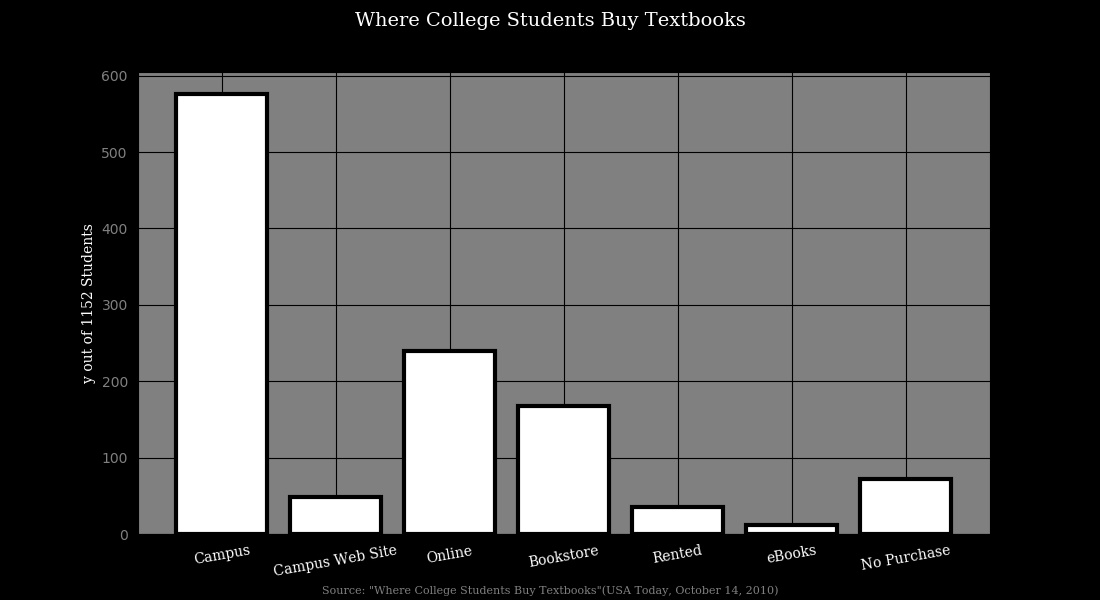

The Python source for this figure:
import matplotlib.pyplot as plt
import numpy as np
import pathlib

font     = 'Serif'
title    = 'Where College Students Buy Textbooks' 
source   = ('Source: "Where College Students Buy Textbooks"'
            '(USA Today, October 14, 2010)')
filename = pathlib.Path(__file__)

data = [576, 48, 240, 168, 36, 12, 72]
categories = ['Campus', 'Campus Web Site', 'Online', 'Bookstore', 'Rented',
        'eBooks', 'No Purchase']
positions = np.arange(len(categories))

ax = plt.axes()
# set background color
ax.patch.set_facecolor('grey')
ax.figure.set_facecolor('black')
# set z-value for grid
ax.set_axisbelow(True)

plt.bar(positions, data, align='center', color='white', edgecolor='black', 
        linewidth='3')
plt.xticks(positions, categories, color='white', fontsize=10, fontname=font,
        rotation=10)
plt.ylabel('y out of 1152 Students', color='white', fontsize=10, fontname=font)
plt.yticks(color='grey')
plt.suptitle(title, color='white', fontsize=14, fontname=font)
plt.grid(color='black')
plt.figtext(.5, 0.01, source, wrap=True, ha='center', fontsize=8, 
            color='grey', fontname=font)

ax.tick_params(top=False, bottom=False, left=True, right=False,
        labelleft=True, labelbottom=True)

plt.gcf().set_size_inches(11, 6)

plt.savefig(filename.with_suffix('.jpg'), facecolor=ax.figure.get_facecolor())
plt.show()
